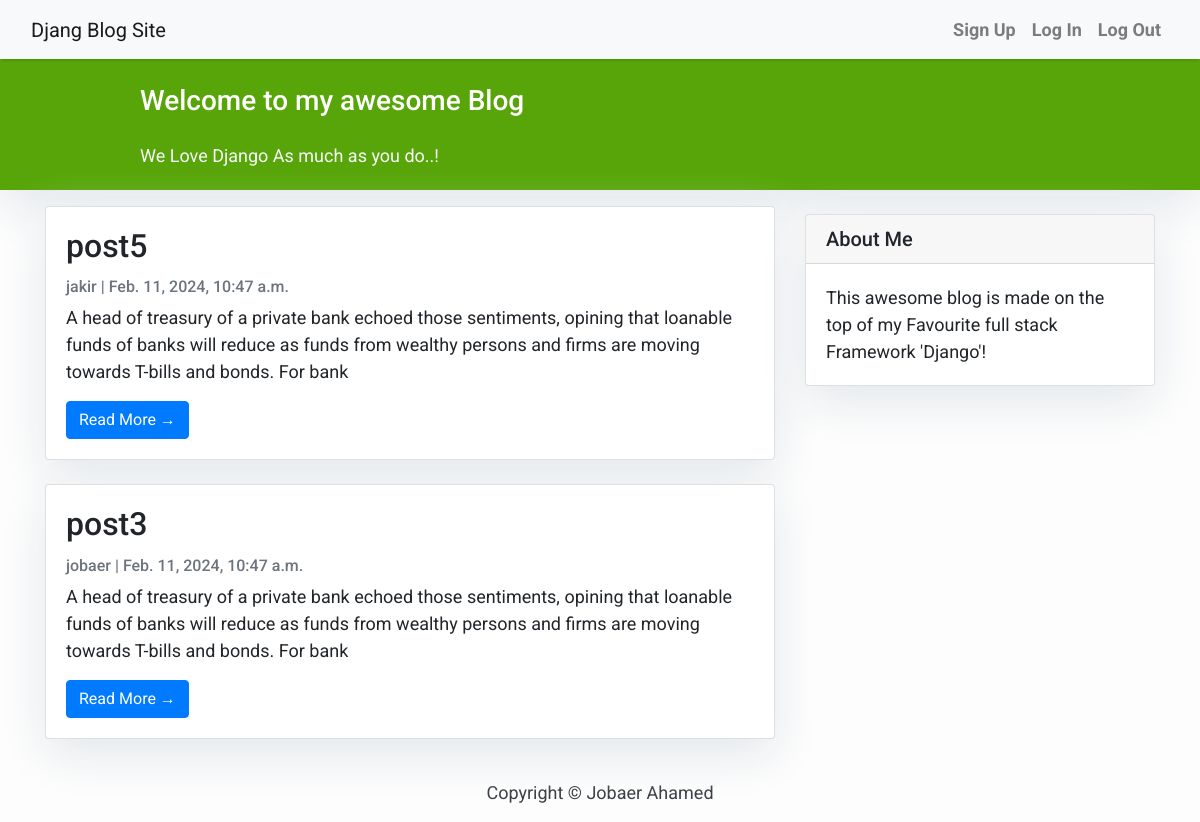
The app's page /draft/ with its own data.
### blog/models.py (models this page shows, shortened)
class Post(models.Model):
    title = models.CharField(max_length = 200 , unique = True)
    slug = models.SlugField(max_length=200, unique=True,null=False)
    author = models.ForeignKey(User, on_delete = models.CASCADE ,related_name='blog_posts')
    content = models.TextField()
    created_on = models.DateTimeField(auto_now_add=True)
    updated_on = models.DateTimeField(auto_now= True)
    status = models.IntegerField(choices = STATUS, default = 0)
    class Meta:
        ordering = ['-created_on']

### accounts/models.py (models this page shows)
class CustomUser(AbstractUser):
    email = models.EmailField(_('email address'), unique = True)

### blog/views.py (the view)
# urls.py: path('draft/',DraftPostListView.as_view(), name='draftpost'),
class DraftPostListView(ListView):
    queryset = Post.objects.filter(status=0).order_by('-created_on')
    template_name = "draftPost_list.html"

### templates/draftPost_list.html (shortened to what this page needs)
{% extends "base.html" %}
{% block content %}
<header class="masthead">
    <div class="container">
        <div class="row">
            <div class=" col-md-8 col-md-10 mx-auto">
                <div class="site-heading">
                    <h3 class=" site-heading my-4 mt-3 text-white"> Welcome to my awesome Blog </h3>
                    <p class="text-light">We Love Django As much as you do..! &nbsp
                    </p>
                </div>
            </div>
        </div>
    </div>
</header>
<div class="container">
    <div class="row">
        <div class="col-md-8 mt-3 left">
            {% for post in post_list %}
            <div class="card mb-4">
                <div class="card-body">
                    <h2 class="card-title">{{ post.title }}</h2>
                    <p class="card-text text-muted h6">{{ post.author }} | {{ post.created_on}} </p>
                    <p class="card-text">{{post.content|slice:":200" }}</p>
                    <a href="{% url 'post_detail' post.slug  %}" class="btn btn-primary">Read More &rarr;</a>
                </div>
            </div>
            {% endfor %}
        </div>
        {% block sidebar %} {% include 'sidebar.html' %} {% endblock sidebar %}
    </div>
</div>
{%endblock%}

### templates/base.html (style rules this page uses)
body { font-family: "Roboto", sans-serif; font-size: 17px; background-color: #fdfdfd; }
.masthead { background: #57A509; height: auto; padding-bottom: 5px; box-shadow: 0 16px 48px #E3E7EB; padding-top: 1px; }

### templates/draftPost_list.html (style rules this page uses)
body { font-family: "Roboto", sans-serif; font-size: 18px; background-color: #fdfdfd; }
.card { box-shadow: 0 16px 48px #E3E7EB; }

### templates/sidebar.html (style rules this page uses)
.card { box-shadow: 0 16px 48px #E3E7EB; }

### records on screen
Post: title "post5", author "jakir", created_on "Feb. 11, 2024, 10:47 a.m.", content "A head of treasury of a private bank echoed those sentiments, opining that loanable funds of banks will reduce as funds from wealthy persons and firms are moving towards T-bills and bonds. For bank"
Post: title "post3", author "jobaer", created_on "Feb. 11, 2024, 10:47 a.m.", content "A head of treasury of a private bank echoed those sentiments, opining that loanable funds of banks will reduce as funds from wealthy persons and firms are moving towards T-bills and bonds. For bank"
